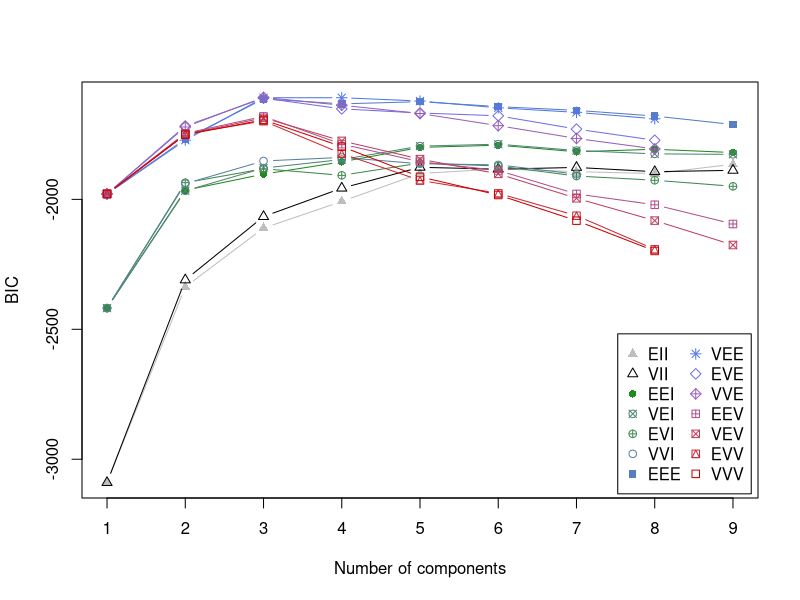
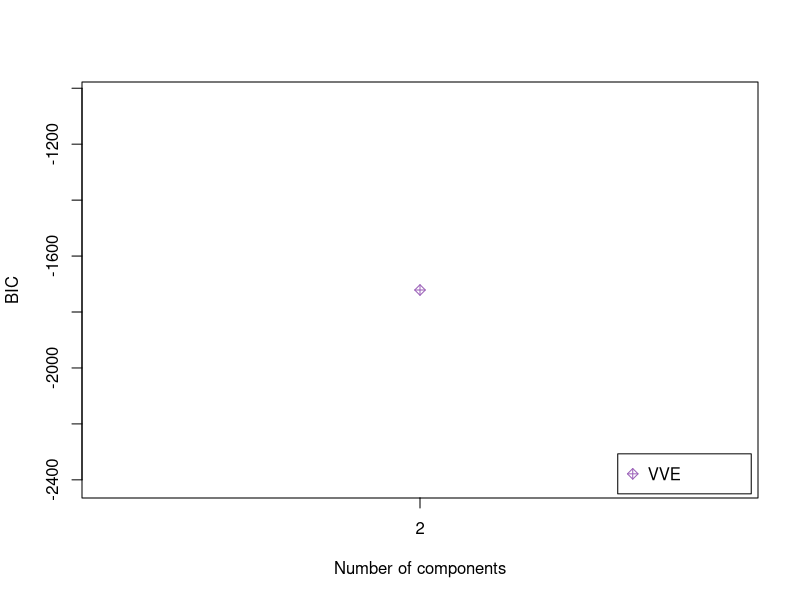
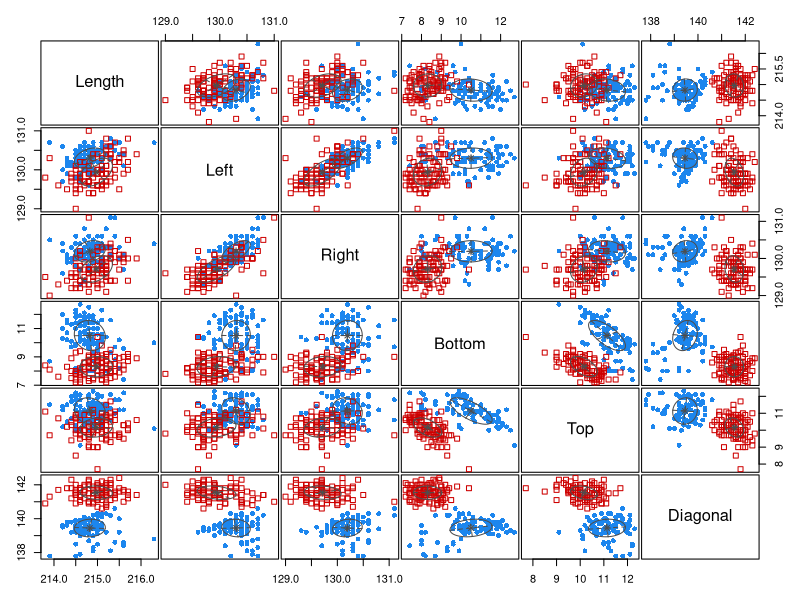
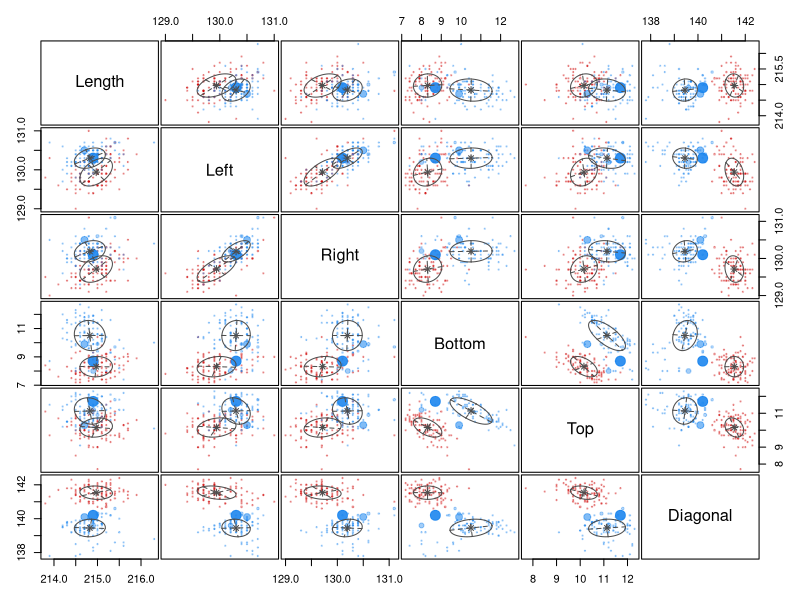
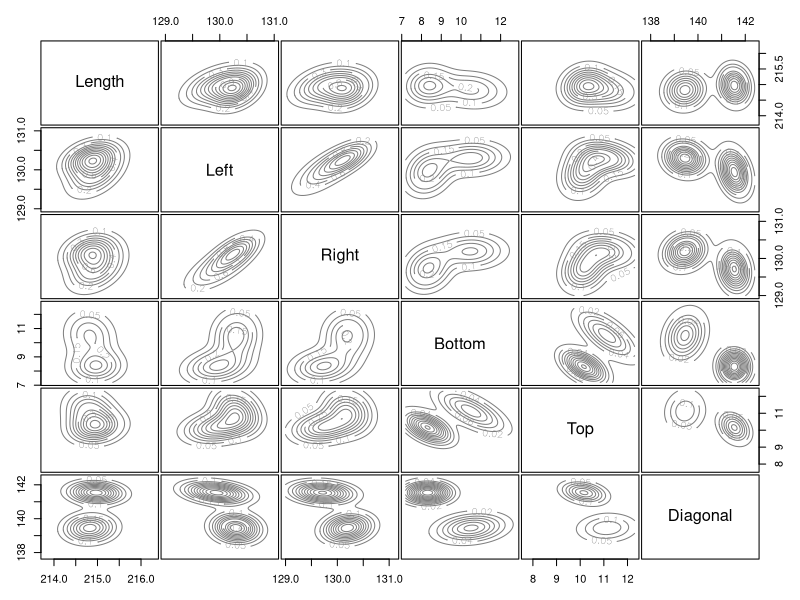

Write R code to recreate these figures, in order.
## ---- chunk 1
knitr::opts_chunk$set(echo = TRUE)
library(tidyverse)
library(mclust)
library(ggplot2)
## ---- chunk 2
head(banknote)
## ---- chunk 3
X <- data.matrix(banknote[,-1])
## ---- chunk 4
cfit <- Mclust(X)
## ---- chunk 5
BIC <- mclustBIC(X)
plot(BIC)
## ---- chunk 6
summary(BIC)
## ---- chunk 7
fit1 <- Mclust(X, x = BIC, G = 2, modelNames = 'VVE')
## ---- chunk 8
table(banknote$Status,fit1$classification)
## ---- chunk 9
plot(fit1)
